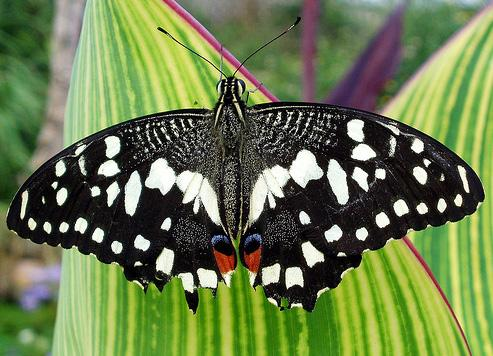
#> input picture Ex_Files_OpenCV_Python_Dev/Exercise Files/Ch02/02_04 Begin/butterfly.jpg, 493 x 356 px, found by its file name
$ python contour.py
#> lines starting #> are read from the running program, lines starting #| are printed output that depends on the picture; after the words box and inside, x2 and y2 are one past the last pixel; in counts of white or black regions, pixels touching at a corner belong together
import numpy as np
import cv2

img = cv2.imread("C:\\Users\\duttam\\PycharmProjects\\Project_1\\Ex_Files_OpenCV_Python_Dev\\Exercise Files\\Ch02\\02_04 Begin\\butterfly.jpg",1)
#> img is the input picture: shape (356, 493, 3); mean B, G, R 77.2, 123.6, 107

hsv= cv2.cvtColor(img,cv2.COLOR_BGR2HSV)
#> hsv: shape (356, 493, 3); mean H, S, V 56.2, 104.6, 127.3
res, thre = cv2.threshold(hsv[:,:,0],25,255,cv2.THRESH_BINARY_INV)
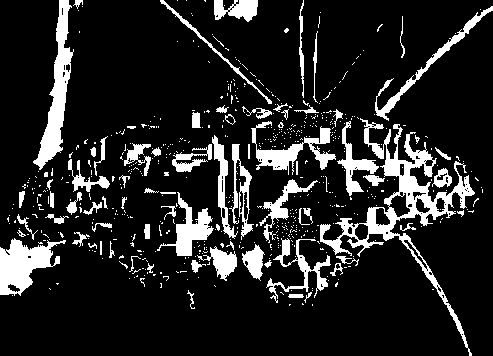
#> thre: shape (356, 493); 14.3% white; 618 white regions (543 under 20 px), largest, box (x1, y1, x2, y2) and area: (320, 118, 475, 356) 5041, (33, 0, 74, 170) 2309, (0, 238, 66, 296) 1955
cv2.imshow("original",img)
cv2.imshow("Thres",thre)
canny_img = cv2.Canny(img,1000,500)
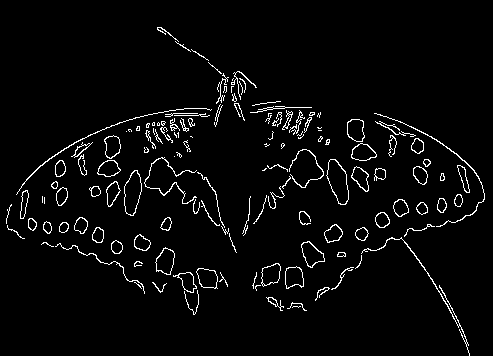
#> canny_img: shape (356, 493); 3.6% white in thin lines or dots, all inside (x1, y1, x2, y2) = (6, 27, 485, 356)
cv2.imshow("canny images",canny_img)


cv2.waitKey(0)
cv2.destroyAllWindows()
